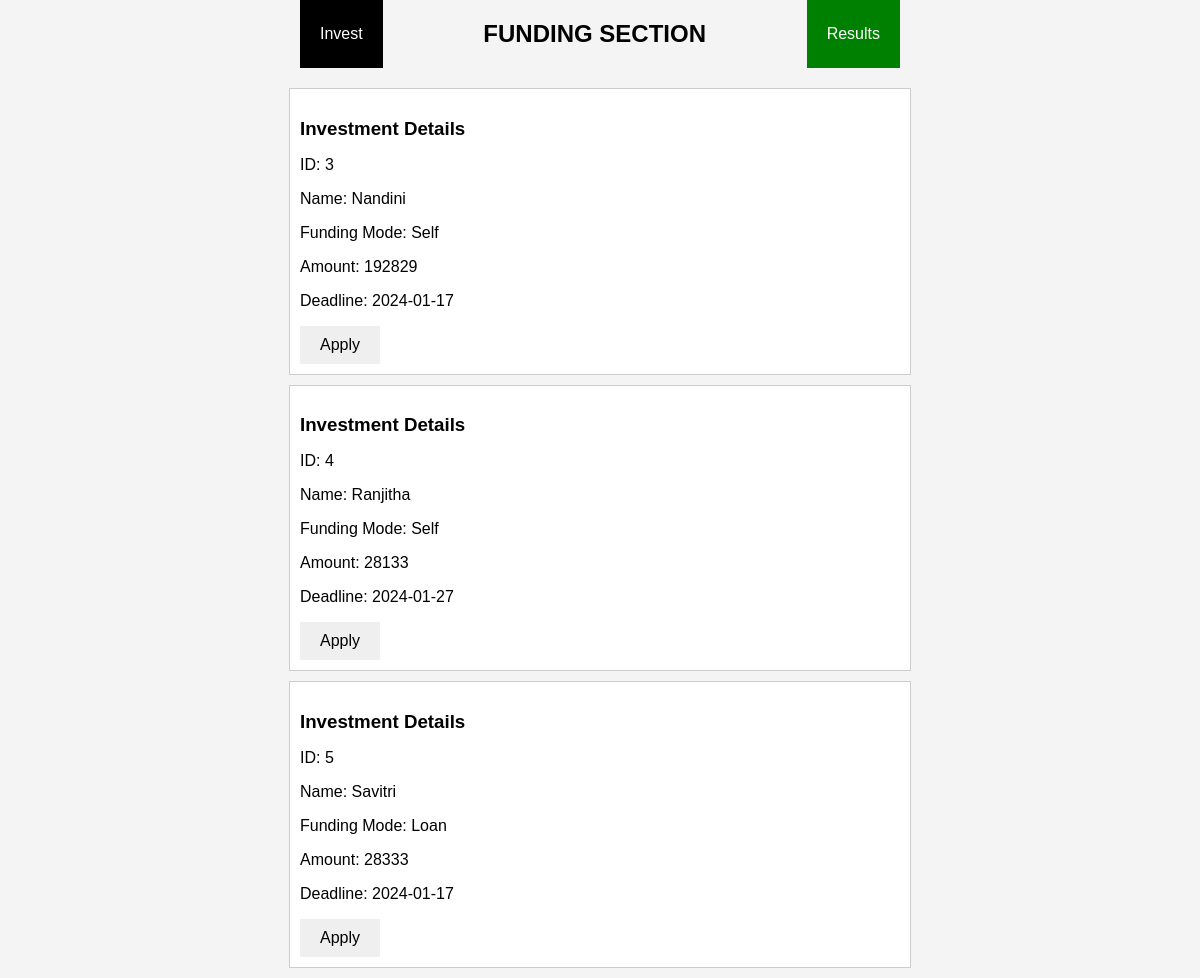
/assets/pages/section.php, run on the app's committed database.
### tables this page shows
CREATE TABLE `funding` (
  `ID` int(11) NOT NULL,
  `Name` varchar(255) NOT NULL,
  `Fundingtype` varchar(255) NOT NULL,
  `Amount` int(50) NOT NULL,
  `Deadline` date NOT NULL,
  `Password` varchar(255) NOT NULL
);

### assets/pages/section.php (the view, shortened to what this page needs)
<!DOCTYPE html>
<html lang="en">
<head>
</head>
<body>
    <div class="button-container">
        <button class="invest" type="button" onclick="directToInvestorForm()">Invest</button>
    <h2>FUNDING SECTION</h2>
        <button class="results" type="button" onclick="directToResults()">Results</button>
    </div>
    <?php
    $servername = "127.0.0.1";
    $username = "root";
    $password = "";
    $dbname = "entrepreneurclub";
    $conn = new mysqli($servername, $username, $password, $dbname);
    $sql = "SELECT * FROM funding";
    $result = $conn->query($sql);
    while ($row = $result->fetch_assoc()) {
        echo '<div class="investment-block">';
        echo '<h3>Investment Details</h3>';
        echo '<p>ID: ' . $row['ID'] . '</p>';
        echo '<p>Name: ' . $row['Name'] . '</p>';
        echo '<p>Funding Mode: ' . $row['Fundingtype'] . '</p>';
        echo '<p>Amount: ' . $row['Amount'] . '</p>';
        echo '<p>Deadline: ' . $row['Deadline'] . '</p>';
        echo '<button type="button" onclick="directToSeekForm(\'' . $row['ID'] . '\', \'' . $row['Name'] . '\')">Apply</button>';
        echo '</div>';
    }
    ?>
</body>
</html>

### assets/pages/section.php (style rules this page uses)
body { font-family: Arial, sans-serif; background-color: #f4f4f4; margin: 0; padding: 0; display: flex; align-items: center; justify-content: center; flex-direction: column; width: 100%; }
.button-container { display: flex; justify-content: space-between; width: 50%; margin-bottom: 20px; }
button { padding: 10px 20px; border: none; cursor: pointer; font-size: 16px; transition: background-color 0.3s; }
button.invest { background-color: black; color: white; }
button.results { background-color: green; color: white; }
.investment-block { border: 1px solid #ccc; padding: 10px; margin-bottom: 10px; width: 50%; background-color: white; }
.investment-block h3 { margin-bottom: 5px; }

### data on the page
funding: ID "3", Name "Nandini", Fundingtype "Self", Amount "192829", Deadline "2024-01-17"
funding: ID "4", Name "Ranjitha", Fundingtype "Self", Amount "28133", Deadline "2024-01-27"
funding: ID "5", Name "Savitri", Fundingtype "Loan", Amount "28333", Deadline "2024-01-17"
